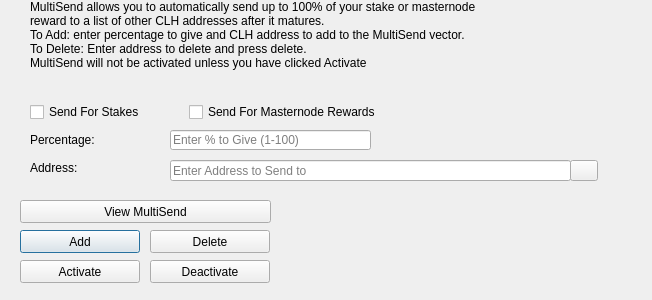
<?xml version="1.0" encoding="UTF-8"?>
<ui version="4.0">
 <class>MultiSendDialog</class>
 <widget class="QDialog" name="MultiSendDialog">
  <property name="windowModality">
   <enum>Qt::NonModal</enum>
  </property>
  <property name="geometry">
   <rect>
    <x>0</x>
    <y>0</y>
    <width>652</width>
    <height>300</height>
   </rect>
  </property>
  <property name="windowTitle">
   <string>MultiSend</string>
  </property>
  <widget class="QLineEdit" name="multiSendPercentEdit">
   <property name="geometry">
    <rect>
     <x>170</x>
     <y>130</y>
     <width>201</width>
     <height>20</height>
    </rect>
   </property>
   <property name="toolTip">
    <string>Enter whole numbers 1 - 100</string>
   </property>
   <property name="placeholderText">
    <string>Enter % to Give (1-100)</string>
   </property>
  </widget>
  <widget class="QLineEdit" name="multiSendAddressEdit">
   <property name="geometry">
    <rect>
     <x>170</x>
     <y>160</y>
     <width>401</width>
     <height>21</height>
    </rect>
   </property>
   <property name="toolTip">
    <string/>
   </property>
   <property name="placeholderText">
    <string>Enter Address to Send to</string>
   </property>
  </widget>
  <widget class="QLabel" name="label_2">
   <property name="geometry">
    <rect>
     <x>30</x>
     <y>0</y>
     <width>451</width>
     <height>121</height>
    </rect>
   </property>
   <property name="lineWidth">
    <number>1</number>
   </property>
   <property name="text">
    <string>MultiSend allows you to automatically send up to 100% of your stake or masternode reward to a list of other CLH addresses after it matures.
To Add: enter percentage to give and CLH address to add to the MultiSend vector.
To Delete: Enter address to delete and press delete.
MultiSend will not be activated unless you have clicked Activate</string>
   </property>
   <property name="alignment">
    <set>Qt::AlignLeading|Qt::AlignLeft|Qt::AlignTop</set>
   </property>
   <property name="wordWrap">
    <bool>true</bool>
   </property>
  </widget>
  <widget class="QLabel" name="message">
   <property name="geometry">
    <rect>
     <x>290</x>
     <y>200</y>
     <width>351</width>
     <height>91</height>
    </rect>
   </property>
   <property name="text">
    <string/>
   </property>
  </widget>
  <widget class="QPushButton" name="addButton">
   <property name="geometry">
    <rect>
     <x>20</x>
     <y>230</y>
     <width>120</width>
     <height>23</height>
    </rect>
   </property>
   <property name="toolTip">
    <string/>
   </property>
   <property name="statusTip">
    <string>Add to MultiSend Vector</string>
   </property>
   <property name="text">
    <string>Add</string>
   </property>
  </widget>
  <widget class="QPushButton" name="disableButton">
   <property name="geometry">
    <rect>
     <x>150</x>
     <y>260</y>
     <width>120</width>
     <height>23</height>
    </rect>
   </property>
   <property name="statusTip">
    <string>Deactivate MultiSend</string>
   </property>
   <property name="text">
    <string>Deactivate</string>
   </property>
  </widget>
  <widget class="QPushButton" name="addressBookButton">
   <property name="geometry">
    <rect>
     <x>570</x>
     <y>160</y>
     <width>28</width>
     <height>21</height>
    </rect>
   </property>
   <property name="toolTip">
    <string>Choose an address from the address book</string>
   </property>
   <property name="text">
    <string/>
   </property>
   <property name="icon">
    <iconset resource="../clash.qrc">
     <normaloff>:/icons/address-book</normaloff>:/icons/address-book</iconset>
   </property>
   <property name="shortcut">
    <string>Alt+A</string>
   </property>
   <property name="autoDefault">
    <bool>false</bool>
   </property>
  </widget>
  <widget class="QLabel" name="label">
   <property name="geometry">
    <rect>
     <x>30</x>
     <y>130</y>
     <width>121</width>
     <height>20</height>
    </rect>
   </property>
   <property name="toolTip">
    <string>Percentage of stake to send</string>
   </property>
   <property name="text">
    <string>Percentage:</string>
   </property>
  </widget>
  <widget class="QLabel" name="label_5">
   <property name="geometry">
    <rect>
     <x>30</x>
     <y>160</y>
     <width>111</width>
     <height>16</height>
    </rect>
   </property>
   <property name="toolTip">
    <string>Address to send portion of stake to</string>
   </property>
   <property name="text">
    <string>Address:</string>
   </property>
  </widget>
  <widget class="QPushButton" name="deleteButton">
   <property name="geometry">
    <rect>
     <x>150</x>
     <y>230</y>
     <width>120</width>
     <height>23</height>
    </rect>
   </property>
   <property name="toolTip">
    <string/>
   </property>
   <property name="statusTip">
    <string>Delete Address From MultiSend Vector</string>
   </property>
   <property name="text">
    <string>Delete</string>
   </property>
  </widget>
  <widget class="QPushButton" name="activateButton">
   <property name="geometry">
    <rect>
     <x>20</x>
     <y>260</y>
     <width>120</width>
     <height>23</height>
    </rect>
   </property>
   <property name="statusTip">
    <string>Activate MultiSend</string>
   </property>
   <property name="text">
    <string>Activate</string>
   </property>
  </widget>
  <widget class="QPushButton" name="viewButton">
   <property name="geometry">
    <rect>
     <x>20</x>
     <y>200</y>
     <width>251</width>
     <height>23</height>
    </rect>
   </property>
   <property name="toolTip">
    <string/>
   </property>
   <property name="statusTip">
    <string>View MultiSend Vector</string>
   </property>
   <property name="text">
    <string>View MultiSend</string>
   </property>
  </widget>
  <widget class="QWidget" name="horizontalLayoutWidget">
   <property name="geometry">
    <rect>
     <x>30</x>
     <y>100</y>
     <width>351</width>
     <height>24</height>
    </rect>
   </property>
   <layout class="QHBoxLayout" name="horizontalLayout">
    <item>
     <widget class="QCheckBox" name="multiSendStakeCheckBox">
      <property name="text">
       <string>Send For Stakes</string>
      </property>
     </widget>
    </item>
    <item>
     <widget class="QCheckBox" name="multiSendMasternodeCheckBox">
      <property name="text">
       <string>Send For Masternode Rewards</string>
      </property>
     </widget>
    </item>
   </layout>
  </widget>
 </widget>
 <resources>
  <include location="../clash.qrc"/>
 </resources>
 <connections/>
</ui>
